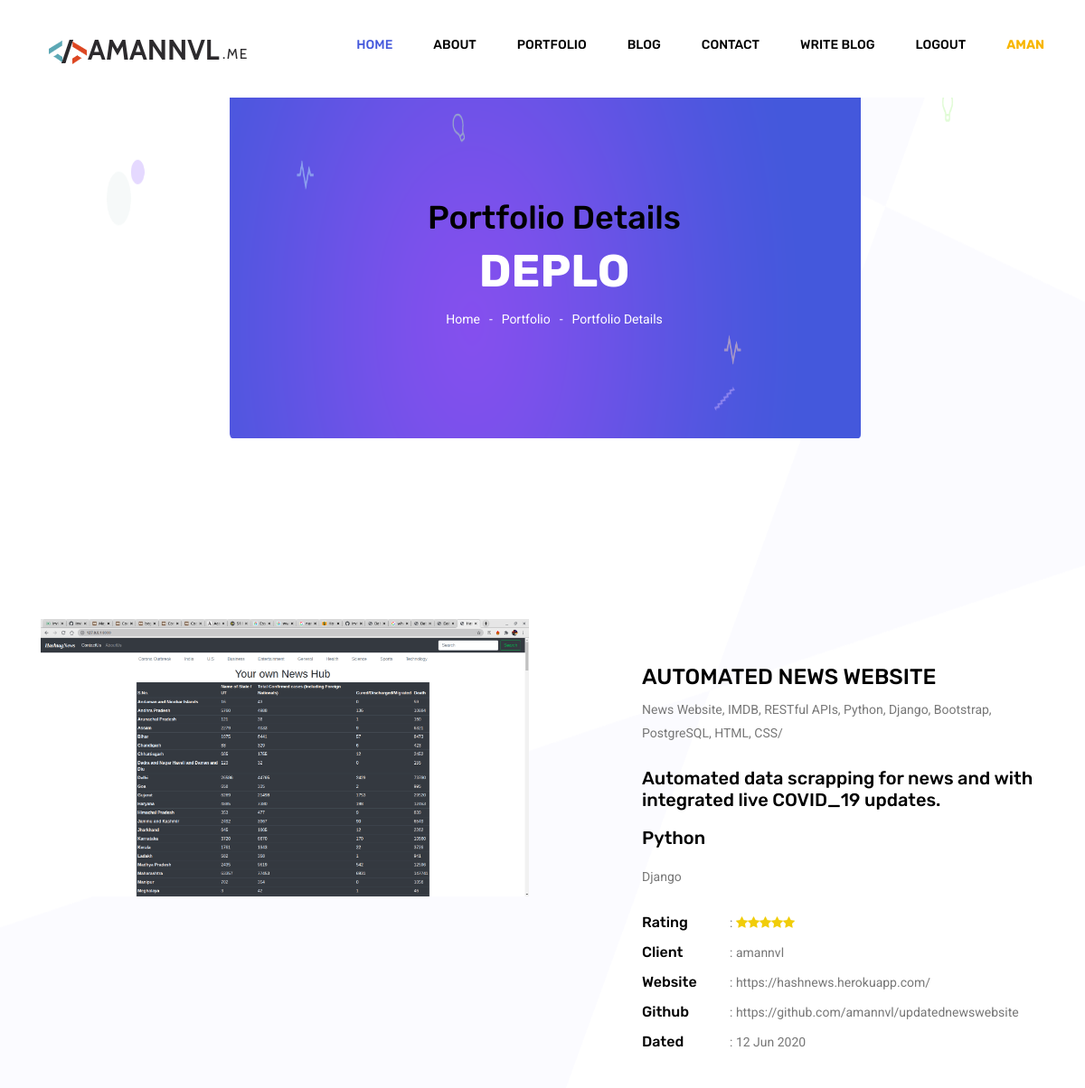
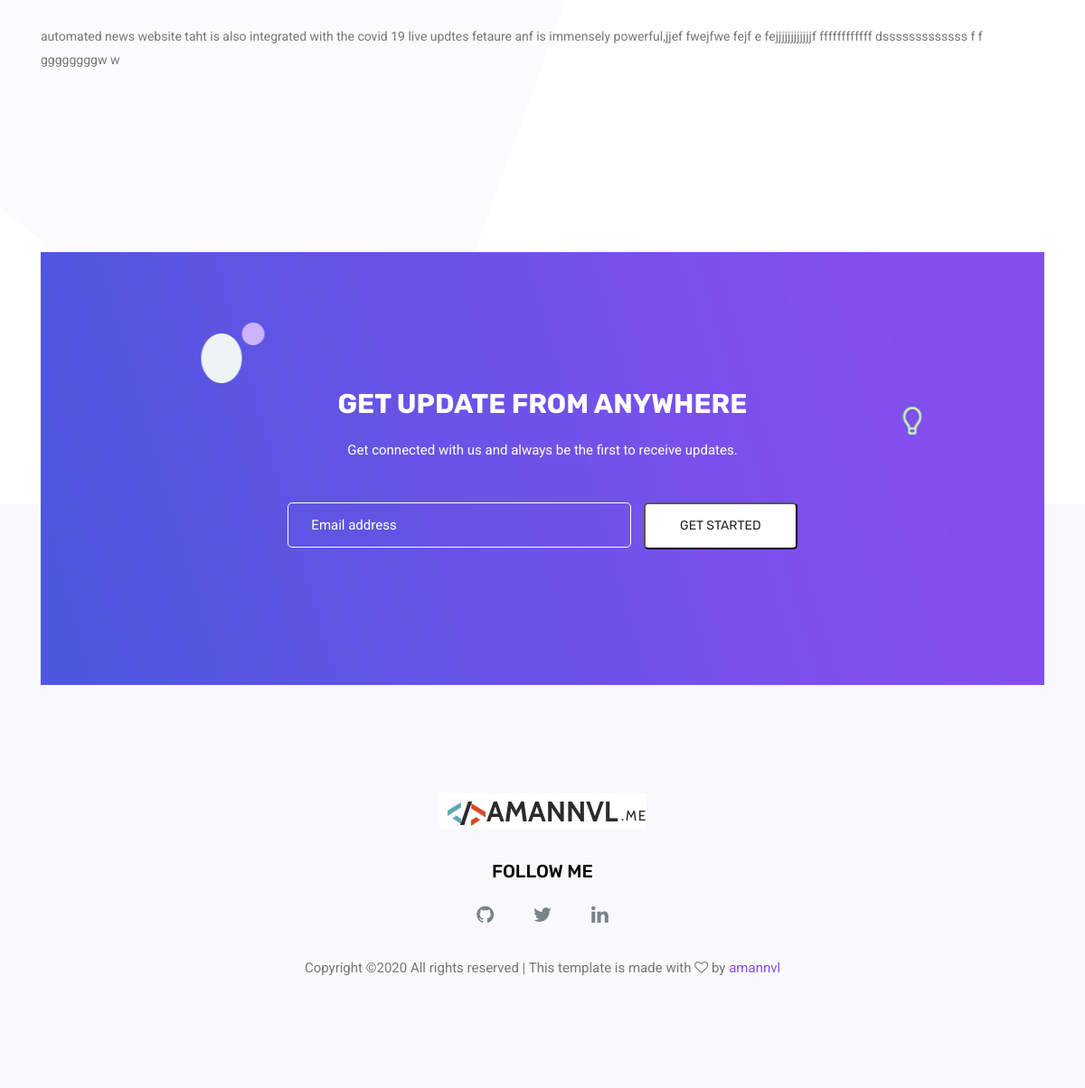
/2/ (signed in), run on the app's committed database (2 pictures, top to bottom).
### web/models.py (models this page shows, shortened)
class Project(models.Model):
    p_id = models.AutoField(primary_key=True)
    title = models.TextField(null=True, default="")
    github_url = models.URLField(null=True, blank=True, default="")
    desc = models.TextField(null=True, default="")
    language = models.CharField(null=True, max_length=150, default="")
    framework = models.CharField(max_length=250, default="")
    client = models.CharField(max_length=250, default="")
    date = models.CharField(max_length=100, default="")
    keyword = models.CharField(null=True, max_length=350, default="")
    subtitle = models.CharField(max_length=300, default="")
    web_url = models.URLField(null=True, blank=True, default="")
    image_url = models.ImageField(null=True, blank=True, default="")

### web/views.py (the view)
# urls.py: path("<int:p_id>/", views.portfoliodetails, name="portfoliodetails"),
def portfoliodetails(request, p_id):
    post = Project.objects.filter(p_id=p_id).first()
    context = {'post': post}
    return render(request, 'web/portfolio-details.html', context)

### web/templates/web/portfolio-details.html (shortened to what this page needs)
{% extends 'web/basic.html' %}
{% load static %}
    {% block body %}
    <section class="banner_area">
        <div class="banner_inner d-flex align-items-center">
            <div class="container">
                <div class="banner_content text-center">
                    <h1>Portfolio Details</h1>
                    <h2>Development Projects</h2>
                    <div class="page_link">
                        <a href="/">Home</a>
                        <a href="/portfolio">Portfolio</a>
                        <a href="/{{ post.p_id }}">Portfolio Details</a>
                    </div>
                </div>
            </div>
        </div>
    </section>
	<section class="portfolio_details_area section_gap">
        <div class="container">
            <div class="portfolio_details_inner">
                <div class="row">
                    <div class="col-lg-6">
                        <div class="left_img">
                            <img class="img-fluid" src="{{ post.image_url.url }}" alt="{{ post.title }}">
                        </div>
                    </div>
                    <div class="offset-lg-1 col-lg-5">
                        <div class="portfolio_right_text mt-30">
                            <h3 class="text-uppercase">{{ post.title }}</h3>
                            <p>{{ post.keyword }}</p>
                            <h4>
                                {{ post.subtitle }}
                            </h4>
                            <h4>{{ post.language }}</h4>
                            <p>{{ post.framework }}</p>
                            <ul class="list">
                                <li><span>Rating</span>: <i class="fa fa-star"></i><i class="fa fa-star"></i><i class="fa fa-star"></i><i class="fa fa-star"></i><i
                                        class="fa fa-star"></i></li>
                                <li><span>Client</span>: {{ post.client }}</li>
                                <li><span>Website</span>: {{ post.web_url }}</li>
                                <li><span>Github</span>: {{ post.github_url }}</li>
                                <li><span>Dated</span>: {{ post.date }}</li>
                            </ul>
                        </div>
                    </div>
                </div>
                <p>{{ post.desc }}</p>
            </div>
        </div>
    </section>
	{% endblock %}

### web/templates/web/basic.html (shortened to what this page needs)
<!doctype html>
<html lang="en">
{% load static %}
<head>
<link href='https://api.mapbox.com/mapbox-gl-js/v1.11.0/mapbox-gl.css' rel='stylesheet' />
	<link rel="stylesheet" href="{% static 'web/css/bootstrap.css' %}">
	<link rel="stylesheet" href="{% static 'web/vendors/linericon/style.css' %}">
	<link rel="stylesheet" href="{% static 'web/css/font-awesome.min.css' %}">
	<link rel="stylesheet" href="{% static 'web/vendors/owl-carousel/owl.carousel.min.css' %}">
	<link rel="stylesheet" href="{% static 'web/css/magnific-popup.css' %}">
	<link rel="stylesheet" href="{% static 'web/vendors/nice-select/css/nice-select.css' %}">
	<link rel="stylesheet" href="{% static 'web/css/style.css' %}">
</head>
<body>
	<header class="header_area">
		<div class="main_menu">
			<nav class="navbar navbar-expand-lg navbar-light">
				<div class="container">
					<a class="navbar-brand logo_h" href="/"><img src="{% static 'web/img/logoimage.png' %}" alt="amannvl"></a>
					<div class="collapse navbar-collapse offset" id="navbarSupportedContent">
						<ul class="nav navbar-nav menu_nav justify-content-end">
							<li class="nav-item active"><a class="nav-link" href="/">Home</a></li>
							<li class="nav-item"><a class="nav-link" href="/about">About</a></li>
							<li class="nav-item"><a class="nav-link" href="/portfolio">Portfolio</a></li>
							<li class="nav-item"><a class="nav-link" href="/blog">Blog</a></li>
							<li class="nav-item"><a class="nav-link" href="/contact">Contact</a></li>
							{% if user.is_authenticated %}
							<li class="nav-item"><a class="nav-link" href="/blogwrite">Write Blog</a></li>
							<li class="nav-item"><form method="post"><a class="nav-link" href="/logout">Logout</a></form></li>
							<li class="nav-item"><h1 class="nav-link"><b>{{ request.user }}</b></h1></li>
							{% else %}
							<li class="nav-item"><a class="nav-link" href="/signup">SignUp</a></li>
							<li class="nav-item"><a class="nav-link" href="/login">Login</a></li>
							{% endif %}
						</ul>
					</div>
				</div>
			</nav>
		</div>
	</header>
 {% block body %}  {% endblock %}
	<section class="newsletter_area">
		<div class="container">
			<div class="row justify-content-center align-items-center">
				<div class="col-lg-12">
					<div class="subscription_box text-center">
						<h2 class="text-uppercase text-white">get update from anywhere</h2>
						<p class="text-white">
							Get connected with us and always be the first to receive updates.
						</p>
						<div class="subcribe-form" id="mc_embed_signup">{% csrf_token %}
							<form target="_blank" novalidate="true" action="/" method="post" class="subscription relative">{% csrf_token %}
								<input name="email" id="email" placeholder="Email address" onfocus="this.placeholder = 'Email address'" onblur="this.placeholder = 'Email address'" required="" type="email">
								<button class="primary-btn hover d-inline">Get Started</button>
							</form>
						</div>
					</div>
				</div>
			</div>
		</div>
	</section>
	<footer class="footer_area">
        <div class="container">
            <div class="row justify-content-center">
                <div class="col-lg-12">
                    <div class="footer_top flex-column">
                        <div class="footer_logo">
                            <a href="https://www.amannvl.me/">
                                <img src="{% static 'web/img/logo.jpg' %}" alt="">
                            </a>
                            <h4>Follow Me</h4>
                        </div>
                        <div class="footer_social">
                            <a href="https://github.com/amannvl"><i class="fa fa-github"></i></a>
                            <a href="https://twitter.com/amannvl"><i class="fa fa-twitter"></i></a>
                            <a href="https://www.linkedin.com/in/amannvl/"><i class="fa fa-linkedin"></i></a>
                        </div>
                    </div>
                </div>
            </div>
            <div class="row footer_bottom justify-content-center">
                <p class="col-lg-8 col-sm-12 footer-text">
Copyright &copy;<script>document.write(new Date().getFullYear());</script> All rights reserved | This template is made with <i class="fa fa-heart-o" aria-hidden="true"></i> by <a href="https://amannvl.me" target="_blank">amannvl</a>
</p>
            </div>
        </div>
    </footer>
</body>
</html>

### data on the page
Project: image_url (picture), title "AUTOMATED NEWS WEBSITE", keyword "News Website, IMDB, RESTful APIs, Python, Django, Bootstrap, PostgreSQL, HTML, CSS/", subtitle "Automated data scrapping for news and with integrated live COVID_19 updates.", language "Python", framework "Django", client "amannvl", web_url "https://hashnews.herokuapp.com/", github_url "https://github.com/amannvl/updatednewswebsite", date "12 Jun 2020", desc "automated news website taht is also integrated with the covid 19 live updtes fetaure anf is immensely powerful,jjef fwejfwe fejf e fejjjjjjjjjjjjf ffffffffffff dsssssssssssss f f ggggggggw w"

### other printed values
{{ request.user }} "AMAN"
